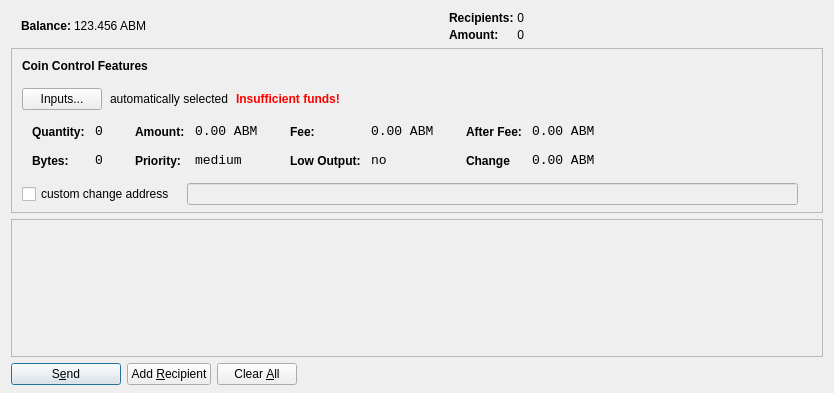
<?xml version="1.0" encoding="UTF-8"?>
<ui version="4.0">
 <class>SendCoinsDialog</class>
 <widget class="QDialog" name="SendCoinsDialog">
  <property name="geometry">
   <rect>
    <x>0</x>
    <y>0</y>
    <width>831</width>
    <height>393</height>
   </rect>
  </property>
  <property name="windowTitle">
   <string>Send Coins</string>
  </property>
  <layout class="QVBoxLayout" name="verticalLayout" stretch="0,0,1,0">
   <property name="bottomMargin">
    <number>8</number>
   </property>
   <item>
    <layout class="QHBoxLayout" name="horizontalLayout_2">
     <property name="spacing">
      <number>3</number>
     </property>
     <item>
      <widget class="QLabel" name="labelBalanceIcon">
       <property name="text">
        <string/>
       </property>
       <property name="pixmap">
        <pixmap resource="../bitcoin.qrc">:/icons/toolbar_48</pixmap>
       </property>
      </widget>
     </item>
     <item>
      <widget class="QLabel" name="labelBalanceIconText">
       <property name="sizePolicy">
        <sizepolicy hsizetype="Preferred" vsizetype="Fixed">
         <horstretch>0</horstretch>
         <verstretch>0</verstretch>
        </sizepolicy>
       </property>
       <property name="font">
        <font>
         <weight>75</weight>
         <bold>true</bold>
        </font>
       </property>
       <property name="text">
        <string>Balance:</string>
       </property>
      </widget>
     </item>
     <item>
      <widget class="QLabel" name="labelBalance">
       <property name="sizePolicy">
        <sizepolicy hsizetype="Preferred" vsizetype="Fixed">
         <horstretch>0</horstretch>
         <verstretch>0</verstretch>
        </sizepolicy>
       </property>
       <property name="cursor">
        <cursorShape>IBeamCursor</cursorShape>
       </property>
       <property name="text">
        <string>123.456 ABM</string>
       </property>
       <property name="textInteractionFlags">
        <set>Qt::LinksAccessibleByMouse|Qt::TextSelectableByKeyboard|Qt::TextSelectableByMouse</set>
       </property>
      </widget>
     </item>
     <item>
      <spacer name="horizontalSpacer_3">
       <property name="orientation">
        <enum>Qt::Horizontal</enum>
       </property>
       <property name="sizeHint" stdset="0">
        <size>
         <width>5</width>
         <height>20</height>
        </size>
       </property>
      </spacer>
     </item>
     <item>
      <layout class="QFormLayout" name="layoutSendCalculation">
       <property name="formAlignment">
        <set>Qt::AlignLeading|Qt::AlignLeft|Qt::AlignVCenter</set>
       </property>
       <item row="0" column="0">
        <widget class="QLabel" name="labelRecipients">
         <property name="font">
          <font>
           <weight>75</weight>
           <bold>true</bold>
          </font>
         </property>
         <property name="text">
          <string>Recipients:</string>
         </property>
        </widget>
       </item>
       <item row="1" column="0">
        <widget class="QLabel" name="labelAmount">
         <property name="font">
          <font>
           <weight>75</weight>
           <bold>true</bold>
          </font>
         </property>
         <property name="text">
          <string>Amount:</string>
         </property>
        </widget>
       </item>
       <item row="1" column="1">
        <widget class="QLabel" name="labelAmountNum">
         <property name="text">
          <string>0</string>
         </property>
         <property name="alignment">
          <set>Qt::AlignRight|Qt::AlignTrailing|Qt::AlignVCenter</set>
         </property>
        </widget>
       </item>
       <item row="0" column="1">
        <widget class="QLabel" name="labelRecipientsNum">
         <property name="text">
          <string>0</string>
         </property>
         <property name="alignment">
          <set>Qt::AlignRight|Qt::AlignTrailing|Qt::AlignVCenter</set>
         </property>
        </widget>
       </item>
      </layout>
     </item>
     <item>
      <spacer name="horizontalSpacer_2">
       <property name="orientation">
        <enum>Qt::Horizontal</enum>
       </property>
       <property name="sizeHint" stdset="0">
        <size>
         <width>5</width>
         <height>20</height>
        </size>
       </property>
      </spacer>
     </item>
    </layout>
   </item>
   <item>
    <widget class="QFrame" name="frameCoinControl">
     <property name="sizePolicy">
      <sizepolicy hsizetype="Expanding" vsizetype="Expanding">
       <horstretch>0</horstretch>
       <verstretch>0</verstretch>
      </sizepolicy>
     </property>
     <property name="maximumSize">
      <size>
       <width>16777215</width>
       <height>16777215</height>
      </size>
     </property>
     <property name="frameShape">
      <enum>QFrame::StyledPanel</enum>
     </property>
     <property name="frameShadow">
      <enum>QFrame::Sunken</enum>
     </property>
     <layout class="QVBoxLayout" name="verticalLayoutCoinControl2">
      <property name="spacing">
       <number>6</number>
      </property>
      <property name="leftMargin">
       <number>0</number>
      </property>
      <property name="topMargin">
       <number>0</number>
      </property>
      <property name="rightMargin">
       <number>0</number>
      </property>
      <property name="bottomMargin">
       <number>6</number>
      </property>
      <item>
       <layout class="QVBoxLayout" name="verticalLayoutCoinControl" stretch="0,0,0,0,1">
        <property name="spacing">
         <number>0</number>
        </property>
        <property name="leftMargin">
         <number>10</number>
        </property>
        <property name="topMargin">
         <number>10</number>
        </property>
        <item>
         <layout class="QHBoxLayout" name="horizontalLayoutCoinControl1">
          <property name="bottomMargin">
           <number>15</number>
          </property>
          <item>
           <widget class="QLabel" name="labelCoinControlFeatures">
            <property name="sizePolicy">
             <sizepolicy hsizetype="Preferred" vsizetype="Maximum">
              <horstretch>0</horstretch>
              <verstretch>0</verstretch>
             </sizepolicy>
            </property>
            <property name="font">
             <font>
              <weight>75</weight>
              <bold>true</bold>
             </font>
            </property>
            <property name="styleSheet">
             <string notr="true">font-weight:bold;</string>
            </property>
            <property name="text">
             <string>Coin Control Features</string>
            </property>
           </widget>
          </item>
         </layout>
        </item>
        <item>
         <layout class="QHBoxLayout" name="horizontalLayoutCoinControl2" stretch="0,0,0,0">
          <property name="spacing">
           <number>8</number>
          </property>
          <property name="bottomMargin">
           <number>10</number>
          </property>
          <item>
           <widget class="QPushButton" name="pushButtonCoinControl">
            <property name="styleSheet">
             <string notr="true"/>
            </property>
            <property name="text">
             <string>Inputs...</string>
            </property>
           </widget>
          </item>
          <item>
           <widget class="QLabel" name="labelCoinControlAutomaticallySelected">
            <property name="text">
             <string>automatically selected</string>
            </property>
            <property name="margin">
             <number>5</number>
            </property>
           </widget>
          </item>
          <item>
           <widget class="QLabel" name="labelCoinControlInsuffFunds">
            <property name="font">
             <font>
              <weight>75</weight>
              <bold>true</bold>
             </font>
            </property>
            <property name="styleSheet">
             <string notr="true">color:red;font-weight:bold;</string>
            </property>
            <property name="text">
             <string>Insufficient funds!</string>
            </property>
            <property name="margin">
             <number>5</number>
            </property>
           </widget>
          </item>
          <item>
           <spacer name="horizontalSpacerCoinControl">
            <property name="orientation">
             <enum>Qt::Horizontal</enum>
            </property>
            <property name="sizeHint" stdset="0">
             <size>
              <width>40</width>
              <height>1</height>
             </size>
            </property>
           </spacer>
          </item>
         </layout>
        </item>
        <item>
         <widget class="QWidget" name="widgetCoinControl" native="true">
          <property name="sizePolicy">
           <sizepolicy hsizetype="Preferred" vsizetype="Preferred">
            <horstretch>0</horstretch>
            <verstretch>0</verstretch>
           </sizepolicy>
          </property>
          <property name="minimumSize">
           <size>
            <width>0</width>
            <height>0</height>
           </size>
          </property>
          <property name="styleSheet">
           <string notr="true"/>
          </property>
          <layout class="QHBoxLayout" name="horizontalLayoutCoinControl5">
           <property name="leftMargin">
            <number>0</number>
           </property>
           <property name="topMargin">
            <number>0</number>
           </property>
           <property name="rightMargin">
            <number>0</number>
           </property>
           <property name="bottomMargin">
            <number>0</number>
           </property>
           <item>
            <layout class="QHBoxLayout" name="horizontalLayoutCoinControl3" stretch="0,0,0,1">
             <property name="spacing">
              <number>20</number>
             </property>
             <property name="topMargin">
              <number>0</number>
             </property>
             <property name="bottomMargin">
              <number>10</number>
             </property>
             <item>
              <layout class="QFormLayout" name="formLayoutCoinControl1">
               <property name="horizontalSpacing">
                <number>10</number>
               </property>
               <property name="verticalSpacing">
                <number>14</number>
               </property>
               <property name="leftMargin">
                <number>10</number>
               </property>
               <property name="topMargin">
                <number>4</number>
               </property>
               <property name="rightMargin">
                <number>6</number>
               </property>
               <item row="0" column="0">
                <widget class="QLabel" name="labelCoinControlQuantityText">
                 <property name="styleSheet">
                  <string notr="true">font-weight:bold;</string>
                 </property>
                 <property name="text">
                  <string>Quantity:</string>
                 </property>
                 <property name="margin">
                  <number>0</number>
                 </property>
                </widget>
               </item>
               <item row="0" column="1">
                <widget class="QLabel" name="labelCoinControlQuantity">
                 <property name="font">
                  <font>
                   <family>Monospace</family>
                   <pointsize>10</pointsize>
                  </font>
                 </property>
                 <property name="cursor">
                  <cursorShape>IBeamCursor</cursorShape>
                 </property>
                 <property name="contextMenuPolicy">
                  <enum>Qt::ActionsContextMenu</enum>
                 </property>
                 <property name="text">
                  <string>0</string>
                 </property>
                 <property name="margin">
                  <number>0</number>
                 </property>
                 <property name="textInteractionFlags">
                  <set>Qt::LinksAccessibleByMouse|Qt::TextSelectableByKeyboard|Qt::TextSelectableByMouse</set>
                 </property>
                </widget>
               </item>
               <item row="1" column="0">
                <widget class="QLabel" name="labelCoinControlBytesText">
                 <property name="styleSheet">
                  <string notr="true">font-weight:bold;</string>
                 </property>
                 <property name="text">
                  <string>Bytes:</string>
                 </property>
                </widget>
               </item>
               <item row="1" column="1">
                <widget class="QLabel" name="labelCoinControlBytes">
                 <property name="font">
                  <font>
                   <family>Monospace</family>
                   <pointsize>10</pointsize>
                  </font>
                 </property>
                 <property name="cursor">
                  <cursorShape>IBeamCursor</cursorShape>
                 </property>
                 <property name="contextMenuPolicy">
                  <enum>Qt::ActionsContextMenu</enum>
                 </property>
                 <property name="text">
                  <string>0</string>
                 </property>
                 <property name="textInteractionFlags">
                  <set>Qt::LinksAccessibleByMouse|Qt::TextSelectableByKeyboard|Qt::TextSelectableByMouse</set>
                 </property>
                </widget>
               </item>
              </layout>
             </item>
             <item>
              <layout class="QFormLayout" name="formLayoutCoinControl2">
               <property name="horizontalSpacing">
                <number>10</number>
               </property>
               <property name="verticalSpacing">
                <number>14</number>
               </property>
               <property name="leftMargin">
                <number>6</number>
               </property>
               <property name="topMargin">
                <number>4</number>
               </property>
               <property name="rightMargin">
                <number>6</number>
               </property>
               <item row="0" column="0">
                <widget class="QLabel" name="labelCoinControlAmountText">
                 <property name="styleSheet">
                  <string notr="true">font-weight:bold;</string>
                 </property>
                 <property name="text">
                  <string>Amount:</string>
                 </property>
                 <property name="margin">
                  <number>0</number>
                 </property>
                </widget>
               </item>
               <item row="0" column="1">
                <widget class="QLabel" name="labelCoinControlAmount">
                 <property name="font">
                  <font>
                   <family>Monospace</family>
                   <pointsize>10</pointsize>
                  </font>
                 </property>
                 <property name="cursor">
                  <cursorShape>IBeamCursor</cursorShape>
                 </property>
                 <property name="contextMenuPolicy">
                  <enum>Qt::ActionsContextMenu</enum>
                 </property>
                 <property name="text">
                  <string>0.00 ABM</string>
                 </property>
                 <property name="textInteractionFlags">
                  <set>Qt::LinksAccessibleByMouse|Qt::TextSelectableByKeyboard|Qt::TextSelectableByMouse</set>
                 </property>
                </widget>
               </item>
               <item row="1" column="0">
                <widget class="QLabel" name="labelCoinControlPriorityText">
                 <property name="styleSheet">
                  <string notr="true">font-weight:bold;</string>
                 </property>
                 <property name="text">
                  <string>Priority:</string>
                 </property>
                </widget>
               </item>
               <item row="1" column="1">
                <widget class="QLabel" name="labelCoinControlPriority">
                 <property name="font">
                  <font>
                   <family>Monospace</family>
                   <pointsize>10</pointsize>
                  </font>
                 </property>
                 <property name="cursor">
                  <cursorShape>IBeamCursor</cursorShape>
                 </property>
                 <property name="contextMenuPolicy">
                  <enum>Qt::ActionsContextMenu</enum>
                 </property>
                 <property name="text">
                  <string>medium</string>
                 </property>
                 <property name="textInteractionFlags">
                  <set>Qt::LinksAccessibleByMouse|Qt::TextSelectableByKeyboard|Qt::TextSelectableByMouse</set>
                 </property>
                </widget>
               </item>
              </layout>
             </item>
             <item>
              <layout class="QFormLayout" name="formLayoutCoinControl3">
               <property name="horizontalSpacing">
                <number>10</number>
               </property>
               <property name="verticalSpacing">
                <number>14</number>
               </property>
               <property name="leftMargin">
                <number>6</number>
               </property>
               <property name="topMargin">
                <number>4</number>
               </property>
               <property name="rightMargin">
                <number>6</number>
               </property>
               <item row="0" column="0">
                <widget class="QLabel" name="labelCoinControlFeeText">
                 <property name="styleSheet">
                  <string notr="true">font-weight:bold;</string>
                 </property>
                 <property name="text">
                  <string>Fee:</string>
                 </property>
                 <property name="margin">
                  <number>0</number>
                 </property>
                </widget>
               </item>
               <item row="0" column="1">
                <widget class="QLabel" name="labelCoinControlFee">
                 <property name="font">
                  <font>
                   <family>Monospace</family>
                   <pointsize>10</pointsize>
                  </font>
                 </property>
                 <property name="cursor">
                  <cursorShape>IBeamCursor</cursorShape>
                 </property>
                 <property name="contextMenuPolicy">
                  <enum>Qt::ActionsContextMenu</enum>
                 </property>
                 <property name="text">
                  <string>0.00 ABM</string>
                 </property>
                 <property name="textInteractionFlags">
                  <set>Qt::LinksAccessibleByMouse|Qt::TextSelectableByKeyboard|Qt::TextSelectableByMouse</set>
                 </property>
                </widget>
               </item>
               <item row="1" column="0">
                <widget class="QLabel" name="labelCoinControlLowOutputText">
                 <property name="styleSheet">
                  <string notr="true">font-weight:bold;</string>
                 </property>
                 <property name="text">
                  <string>Low Output:</string>
                 </property>
                </widget>
               </item>
               <item row="1" column="1">
                <widget class="QLabel" name="labelCoinControlLowOutput">
                 <property name="font">
                  <font>
                   <family>Monospace</family>
                   <pointsize>10</pointsize>
                  </font>
                 </property>
                 <property name="cursor">
                  <cursorShape>IBeamCursor</cursorShape>
                 </property>
                 <property name="contextMenuPolicy">
                  <enum>Qt::ActionsContextMenu</enum>
                 </property>
                 <property name="text">
                  <string>no</string>
                 </property>
                 <property name="textInteractionFlags">
                  <set>Qt::LinksAccessibleByMouse|Qt::TextSelectableByKeyboard|Qt::TextSelectableByMouse</set>
                 </property>
                </widget>
               </item>
              </layout>
             </item>
             <item>
              <layout class="QFormLayout" name="formLayoutCoinControl4">
               <property name="horizontalSpacing">
                <number>10</number>
               </property>
               <property name="verticalSpacing">
                <number>14</number>
               </property>
               <property name="leftMargin">
                <number>6</number>
               </property>
               <property name="topMargin">
                <number>4</number>
               </property>
               <property name="rightMargin">
                <number>6</number>
               </property>
               <item row="0" column="0">
                <widget class="QLabel" name="labelCoinControlAfterFeeText">
                 <property name="styleSheet">
                  <string notr="true">font-weight:bold;</string>
                 </property>
                 <property name="text">
                  <string>After Fee:</string>
                 </property>
                 <property name="margin">
                  <number>0</number>
                 </property>
                </widget>
               </item>
               <item row="0" column="1">
                <widget class="QLabel" name="labelCoinControlAfterFee">
                 <property name="font">
                  <font>
                   <family>Monospace</family>
                   <pointsize>10</pointsize>
                  </font>
                 </property>
                 <property name="cursor">
                  <cursorShape>IBeamCursor</cursorShape>
                 </property>
                 <property name="contextMenuPolicy">
                  <enum>Qt::ActionsContextMenu</enum>
                 </property>
                 <property name="text">
                  <string>0.00 ABM</string>
                 </property>
                 <property name="textInteractionFlags">
                  <set>Qt::LinksAccessibleByMouse|Qt::TextSelectableByKeyboard|Qt::TextSelectableByMouse</set>
                 </property>
                </widget>
               </item>
               <item row="1" column="0">
                <widget class="QLabel" name="labelCoinControlChangeText">
                 <property name="styleSheet">
                  <string notr="true">font-weight:bold;</string>
                 </property>
                 <property name="text">
                  <string>Change</string>
                 </property>
                </widget>
               </item>
               <item row="1" column="1">
                <widget class="QLabel" name="labelCoinControlChange">
                 <property name="font">
                  <font>
                   <family>Monospace</family>
                   <pointsize>10</pointsize>
                  </font>
                 </property>
                 <property name="cursor">
                  <cursorShape>IBeamCursor</cursorShape>
                 </property>
                 <property name="contextMenuPolicy">
                  <enum>Qt::ActionsContextMenu</enum>
                 </property>
                 <property name="text">
                  <string>0.00 ABM</string>
                 </property>
                 <property name="textInteractionFlags">
                  <set>Qt::LinksAccessibleByMouse|Qt::TextSelectableByKeyboard|Qt::TextSelectableByMouse</set>
                 </property>
                </widget>
               </item>
              </layout>
             </item>
            </layout>
           </item>
          </layout>
         </widget>
        </item>
        <item>
         <layout class="QHBoxLayout" name="horizontalLayoutCoinControl4" stretch="0,0,0">
          <property name="spacing">
           <number>12</number>
          </property>
          <property name="sizeConstraint">
           <enum>QLayout::SetDefaultConstraint</enum>
          </property>
          <property name="topMargin">
           <number>5</number>
          </property>
          <property name="rightMargin">
           <number>5</number>
          </property>
          <item>
           <widget class="QCheckBox" name="checkBoxCoinControlChange">
            <property name="text">
             <string>custom change address</string>
            </property>
           </widget>
          </item>
          <item>
           <widget class="QLineEdit" name="lineEditCoinControlChange">
            <property name="enabled">
             <bool>false</bool>
            </property>
            <property name="sizePolicy">
             <sizepolicy hsizetype="Expanding" vsizetype="Fixed">
              <horstretch>0</horstretch>
              <verstretch>0</verstretch>
             </sizepolicy>
            </property>
           </widget>
          </item>
          <item>
           <widget class="QLabel" name="labelCoinControlChangeLabel">
            <property name="sizePolicy">
             <sizepolicy hsizetype="Preferred" vsizetype="Expanding">
              <horstretch>0</horstretch>
              <verstretch>0</verstretch>
             </sizepolicy>
            </property>
            <property name="minimumSize">
             <size>
              <width>0</width>
              <height>0</height>
             </size>
            </property>
            <property name="text">
             <string/>
            </property>
            <property name="margin">
             <number>3</number>
            </property>
           </widget>
          </item>
         </layout>
        </item>
        <item>
         <spacer name="verticalSpacerCoinControl">
          <property name="orientation">
           <enum>Qt::Vertical</enum>
          </property>
          <property name="sizeHint" stdset="0">
           <size>
            <width>800</width>
            <height>1</height>
           </size>
          </property>
         </spacer>
        </item>
       </layout>
      </item>
     </layout>
    </widget>
   </item>
   <item>
    <widget class="QScrollArea" name="scrollArea">
     <property name="widgetResizable">
      <bool>true</bool>
     </property>
     <widget class="QWidget" name="scrollAreaWidgetContents">
      <property name="geometry">
       <rect>
        <x>0</x>
        <y>0</y>
        <width>811</width>
        <height>109</height>
       </rect>
      </property>
      <layout class="QVBoxLayout" name="verticalLayout_2">
       <property name="leftMargin">
        <number>0</number>
       </property>
       <property name="topMargin">
        <number>0</number>
       </property>
       <property name="rightMargin">
        <number>0</number>
       </property>
       <property name="bottomMargin">
        <number>0</number>
       </property>
       <item>
        <layout class="QVBoxLayout" name="entries">
         <property name="spacing">
          <number>6</number>
         </property>
        </layout>
       </item>
       <item>
        <spacer name="verticalSpacer">
         <property name="orientation">
          <enum>Qt::Vertical</enum>
         </property>
         <property name="sizeHint" stdset="0">
          <size>
           <width>20</width>
           <height>40</height>
          </size>
         </property>
        </spacer>
       </item>
      </layout>
     </widget>
    </widget>
   </item>
   <item>
    <layout class="QHBoxLayout" name="horizontalLayout">
     <item>
      <widget class="QPushButton" name="sendButton">
       <property name="minimumSize">
        <size>
         <width>110</width>
         <height>0</height>
        </size>
       </property>
       <property name="toolTip">
        <string>Confirm the send action</string>
       </property>
       <property name="text">
        <string>S&amp;end</string>
       </property>
       <property name="icon">
        <iconset resource="../bitcoin.qrc">
         <normaloff>:/icons/send</normaloff>:/icons/send</iconset>
       </property>
       <property name="default">
        <bool>true</bool>
       </property>
      </widget>
     </item>
     <item>
      <widget class="QPushButton" name="addButton">
       <property name="sizePolicy">
        <sizepolicy hsizetype="Minimum" vsizetype="Fixed">
         <horstretch>0</horstretch>
         <verstretch>0</verstretch>
        </sizepolicy>
       </property>
       <property name="toolTip">
        <string>Send to multiple recipients at once</string>
       </property>
       <property name="text">
        <string>Add &amp;Recipient</string>
       </property>
       <property name="icon">
        <iconset resource="../bitcoin.qrc">
         <normaloff>:/icons/add</normaloff>:/icons/add</iconset>
       </property>
       <property name="autoDefault">
        <bool>false</bool>
       </property>
      </widget>
     </item>
     <item>
      <widget class="QPushButton" name="clearButton">
       <property name="sizePolicy">
        <sizepolicy hsizetype="Minimum" vsizetype="Fixed">
         <horstretch>0</horstretch>
         <verstretch>0</verstretch>
        </sizepolicy>
       </property>
       <property name="toolTip">
        <string>Remove all transaction fields</string>
       </property>
       <property name="text">
        <string>Clear &amp;All</string>
       </property>
       <property name="icon">
        <iconset resource="../bitcoin.qrc">
         <normaloff>:/icons/remove</normaloff>:/icons/remove</iconset>
       </property>
       <property name="autoRepeatDelay">
        <number>300</number>
       </property>
       <property name="autoDefault">
        <bool>false</bool>
       </property>
      </widget>
     </item>
     <item>
      <spacer name="horizontalSpacer">
       <property name="orientation">
        <enum>Qt::Horizontal</enum>
       </property>
       <property name="sizeHint" stdset="0">
        <size>
         <width>5</width>
         <height>20</height>
        </size>
       </property>
      </spacer>
     </item>
    </layout>
   </item>
  </layout>
 </widget>
 <resources>
  <include location="../bitcoin.qrc"/>
 </resources>
 <connections/>
</ui>
